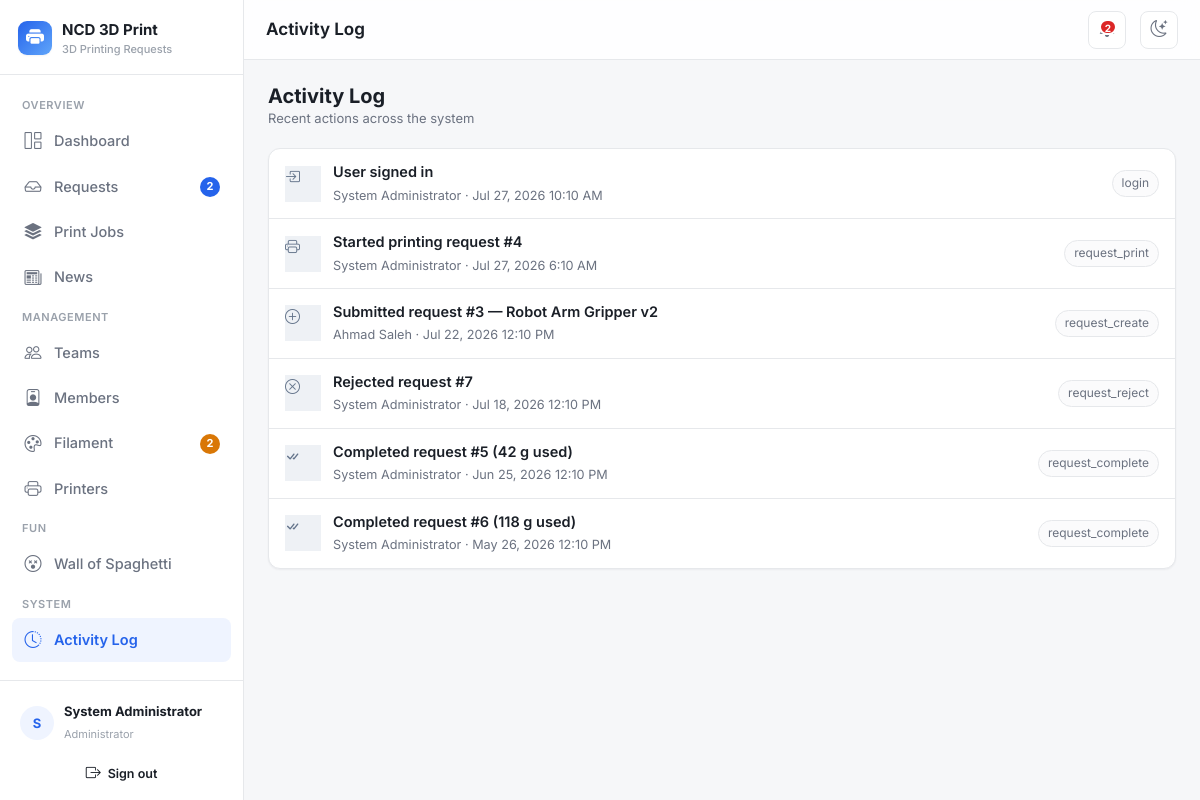
Page /activity (signed in) on the committed database.
### tables this page shows
CREATE TABLE `activity_logs` (
    `id`          INT UNSIGNED NOT NULL AUTO_INCREMENT,
    `user_id`     INT UNSIGNED DEFAULT NULL,
    `action`      VARCHAR(60) NOT NULL,
    `description` VARCHAR(255) DEFAULT NULL,
    `created_at`  DATETIME NOT NULL DEFAULT CURRENT_TIMESTAMP,
    PRIMARY KEY (`id`),
    KEY `idx_log_user` (`user_id`),
    CONSTRAINT `fk_log_user` FOREIGN KEY (`user_id`) REFERENCES `users`(`id`) ON DELETE SET NULL
);

CREATE TABLE `users` (
    `id`         INT UNSIGNED NOT NULL AUTO_INCREMENT,
    `name`       VARCHAR(120) NOT NULL,
    `email`      VARCHAR(160) NOT NULL,
    `phone`      VARCHAR(30)  DEFAULT NULL,    
    `password`   VARCHAR(255) NOT NULL,
    `role`       ENUM('admin','member') NOT NULL DEFAULT 'member',
    `team_id`    INT UNSIGNED DEFAULT NULL,
    `is_active`  TINYINT(1) NOT NULL DEFAULT 1,
    `created_at` DATETIME NOT NULL DEFAULT CURRENT_TIMESTAMP,
    PRIMARY KEY (`id`),
    UNIQUE KEY `uq_users_email` (`email`),
    KEY `idx_users_team` (`team_id`),
    CONSTRAINT `fk_users_team` FOREIGN KEY (`team_id`) REFERENCES `teams`(`id`) ON DELETE SET NULL
);

### core/Controller.php (called while the page is built, shortened)
<?php
abstract class Controller
{
    protected function view(string $view, array $data = [], ?string $layout = 'main'): void
    {
        extract($data, EXTR_SKIP);
        $viewFile = __DIR__ . '/../views/' . $view . '.php';
        require $viewFile;
    }
}

### controllers/ActivityController.php (called while the page is built, shortened)
<?php
class ActivityController extends Controller
{
    public function index(): void
    {
        $this->view('activity/index', [
            'pageTitle' => 'Activity Log',
            'logs'      => (new ActivityLog())->recent(60),
        ]);
    }
}

### core/Router.php (called while the page is built, shortened)
<?php
class Router
{
    public function dispatch(string $url): void
    {
        $url = trim($url, '/');
        $segments = $url === '' ? [] : explode('/', $url);
        $action         = $segments[1] ?? 'index';
        $params         = array_slice($segments, 2);
        $controller = new $className();
        $action = preg_replace('/[^a-zA-Z0-9_]/', '', $action);
        call_user_func_array([$controller, $action], $params);
    }
}

### index.php (called while the page is built, shortened)
<?php
require __DIR__ . '/config/database.php';
require __DIR__ . '/helpers/functions.php';
$router = new Router();
$router->dispatch($_GET['url'] ?? '');

### core/Model.php (called while the page is built, shortened)
<?php
abstract class Model
{
    protected PDO $db;
    public function __construct()
    {
        $this->db = Database::getConnection();
    }
    protected function run(string $sql, array $params = []): PDOStatement
    {
        $stmt = $this->db->prepare($sql);
        $stmt->execute($params);
        return $stmt;
    }
    protected function fetchAll(string $sql, array $params = []): array
    {
        return $this->run($sql, $params)->fetchAll();
    }
}

### config/database.php (called while the page is built)
<?php
class Database
{
    private static ?PDO $instance = null;
    public static function getConnection(): PDO
    {
        if (self::$instance === null) {
            $dsn = 'mysql:host=' . DB_HOST . ';dbname=' . DB_NAME . ';charset=' . DB_CHARSET;
            $options = [
                PDO::ATTR_ERRMODE            => PDO::ERRMODE_EXCEPTION,
                PDO::ATTR_DEFAULT_FETCH_MODE => PDO::FETCH_ASSOC,
                PDO::ATTR_EMULATE_PREPARES   => false,
            ];
            try {
                self::$instance = new PDO($dsn, DB_USER, DB_PASS, $options);
            } catch (PDOException $e) {
                if (APP_DEBUG) {
                    die('Database connection failed: ' . $e->getMessage());
                }
                die('Database connection failed. Please check config/config.php.');
            }
        }
        return self::$instance;
    }
}

### models/ActivityLog.php (called while the page is built, shortened)
<?php
class ActivityLog extends Model
{
    public function recent(int $limit = 30): array
    {
        return $this->fetchAll(
            "SELECT a.*, u.name AS user_name
             FROM activity_logs a
             LEFT JOIN users u ON u.id = a.user_id
             ORDER BY a.created_at DESC
             LIMIT " . (int) $limit
        );
    }
}

### helpers/functions.php (called while the page is built, shortened)
<?php
function e(?string $value): string
{
    return htmlspecialchars($value ?? '', ENT_QUOTES, 'UTF-8');
}
function fmt_date(?string $dt, string $format = 'M j, Y'): string
{
    $ts = strtotime($dt);
    return $ts ? date($format, $ts) : '—';
}
function fmt_datetime(?string $dt): string
{
    return fmt_date($dt, 'M j, Y g:i A');
}

### views/activity/index.php (the view)
<?php
$icons = [
    'login' => 'box-arrow-in-right', 'logout' => 'box-arrow-right',
    'request_create' => 'plus-circle', 'request_approve' => 'check-circle',
    'request_reject' => 'x-circle', 'request_print' => 'printer',
    'request_complete' => 'check-all', 'request_cancel' => 'slash-circle',
    'request_delete' => 'trash', 'request_update' => 'pencil',
    'team_create' => 'people', 'team_update' => 'people', 'team_delete' => 'trash',
    'user_create' => 'person-plus', 'user_update' => 'person', 'user_delete' => 'person-x',
    'filament_create' => 'palette', 'filament_update' => 'palette', 'filament_delete' => 'trash',
    'printer_update' => 'printer', 'printer_free' => 'stop-circle',
    'news_publish' => 'megaphone', 'news_update' => 'pencil-square', 'news_delete' => 'trash',
    'request_comment' => 'chat-dots',
    'spaghetti_post' => 'emoji-dizzy',
];
?>
<div class="page-head">
    <div>
        <h2>Activity Log</h2>
        <div class="sub">Recent actions across the system</div>
    </div>
</div>
<div class="card2">
    <div class="card2-body tight">
        <?php if (!$logs): ?>
            <div class="empty"><i class="bi bi-clock-history"></i>No activity recorded yet.</div>
        <?php else: foreach ($logs as $log):
            $icon = $icons[$log['action']] ?? 'dot'; ?>
            <div class="list-row">
                <span class="stat-icon i-slate" style="width:36px;height:36px;font-size:15px;"><i class="bi bi-<?= $icon ?>"></i></span>
                <div class="grow">
                    <strong><?= e($log['description'] ?: $log['action']) ?></strong>
                    <small><?= e($log['user_name'] ?? 'System') ?> · <?= fmt_datetime($log['created_at']) ?></small>
                </div>
                <span class="pill"><?= e($log['action']) ?></span>
            </div>
        <?php endforeach; endif; ?>
    </div>
</div>

### assets/css/style.css (style rules this page uses)
:root { --accent: #2563eb; --accent-hover: #1d4ed8; --accent-soft: #eff4ff; --accent-ring: rgba(37, 99, 235, .25); --bg: #f6f7f9; --surface: #ffffff; --surface-2: #fbfbfc; --border: #e6e8eb; --border-strong: #d3d7dd; --text: #1a1f27; --text-muted: #6b7280; --text-faint: #9aa1ab; --green: #16a34a; --green-soft: #e7f6ec; --amber: #d97706; --amber-soft: #fdf1e3; --red: #dc2626; --red-soft: #fdeaea; --blue: #2563eb; --blue-soft: #e9f0ff; --purple: #7c3aed; --purple-soft: #f1eafe; --slate: #64748b; --slate-soft: #eef1f5; --shadow-sm: 0 1px 2px rgba(16,24,40,.05); --shadow: 0 1px 3px rgba(16,24,40,.08), 0 1px 2px rgba(16,24,40,.04); --shadow-lg: 0 10px 24px rgba(16,24,40,.10); --radius: 12px; --radius-sm: 8px; --radius-lg: 16px; --sidebar-w: 244px; }
* { box-sizing: border-box; }
html, body { height: 100%; }
body { margin: 0; font-family: 'Inter', -apple-system, BlinkMacSystemFont, 'Segoe UI', Roboto, Helvetica, Arial, sans-serif; background: var(--bg); color: var(--text); font-size: 14.5px; line-height: 1.55; -webkit-font-smoothing: antialiased; }
.card2 { background: var(--surface); border: 1px solid var(--border); border-radius: var(--radius); box-shadow: var(--shadow-sm); }
.card2 .card2-body { padding: 18px; }
.card2 .card2-body.tight { padding: 0; }
.i-slate { background: var(--slate-soft); color: var(--slate); }
.pill { display: inline-flex; align-items: center; gap: 6px; padding: 3px 9px; border-radius: 999px; background: var(--surface-2); border: 1px solid var(--border); font-size: 12px; color: var(--text-muted); }
.page-head { display: flex; align-items: center; flex-wrap: wrap; gap: 12px; margin-bottom: 20px; }
.page-head h2 { margin: 0; font-size: 20px; font-weight: 700; }
.page-head .sub { color: var(--text-muted); font-size: 13px; }
.list-row { display: flex; align-items: center; gap: 12px; padding: 12px 16px; border-bottom: 1px solid var(--border); }
.list-row:last-child { border-bottom: none; }
.list-row .grow { flex: 1; min-width: 0; }
.list-row .grow strong { display: block; font-weight: 600; }
.list-row .grow small { color: var(--text-muted); }

### rows in the picture
activity_logs: description "User signed in", user.name "System Administrator", created_at "Jul 27, 2026 10:10 AM", action "login"
activity_logs: description "Started printing request #4", user.name "System Administrator", created_at "Jul 27, 2026 6:10 AM", action "request_print"
activity_logs: description "Submitted request #3 — Robot Arm Gripper v2", user.name "Ahmad Saleh", created_at "Jul 22, 2026 12:10 PM", action "request_create"
activity_logs: description "Rejected request #7", user.name "System Administrator", created_at "Jul 18, 2026 12:10 PM", action "request_reject"
activity_logs: description "Completed request #5 (42 g used)", user.name "System Administrator", created_at "Jun 25, 2026 12:10 PM", action "request_complete"
activity_logs: description "Completed request #6 (118 g used)", user.name "System Administrator", created_at "May 26, 2026 12:10 PM", action "request_complete"

### other values in the picture
APP_NAME "NCD 3D Print"
APP_TAGLINE "3D Printing Requests"
$label "Dashboard Requests Print Jobs News Teams Members Filament Printers Wall of Spaghetti Activity Log"
$badge "2 2"
$initials "S"
$user['name'] "System Administrator"
$pageTitle "Activity Log"
$badgePending "2"
